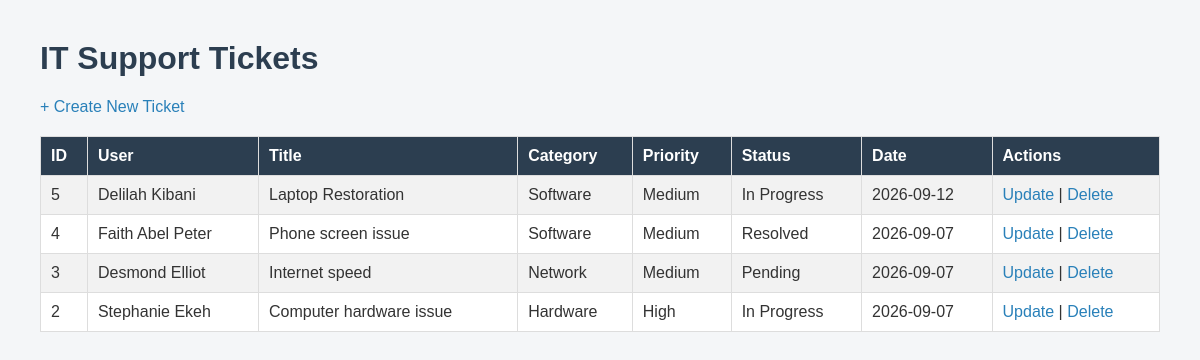
The page / on the database its author committed.
### tables this page shows
CREATE TABLE tickets (
            id INTEGER PRIMARY KEY AUTOINCREMENT,
            user_name TEXT NOT NULL,
            title TEXT NOT NULL,
            description TEXT NOT NULL,
            category TEXT NOT NULL,
            priority TEXT NOT NULL,
            status TEXT NOT NULL DEFAULT 'Pending',
            date_created TEXT NOT NULL
        );

### app.py (the view)
@app.route("/")
def index():
    connection = get_db_connection()
    tickets = connection.execute("SELECT * FROM tickets ORDER BY id DESC").fetchall()
    connection.close()
    return render_template("index.html", tickets=tickets)

### app.py (called while the page is built)
def get_db_connection():
    connection = sqlite3.connect("tickets.db")
    connection.row_factory = sqlite3.Row
    return connection

### templates/index.html (shortened to what this page needs)
<!DOCTYPE html>
<html>
<head>
    <link rel="stylesheet" href="{{ url_for('static', filename='style.css') }}">
</head>
<body>
    <h1>IT Support Tickets</h1>
    <a href="{{ url_for('create') }}">+ Create New Ticket</a>
    <table border="1">
        <tr>
            <th>ID</th>
            <th>User</th>
            <th>Title</th>
            <th>Category</th>
            <th>Priority</th>
            <th>Status</th>
            <th>Date</th>
            <th>Actions</th>
        </tr>
        {% for ticket in tickets %}
        <tr>
            <td>{{ ticket['id'] }}</td>
            <td>{{ ticket['user_name'] }}</td>
            <td>{{ ticket['title'] }}</td>
            <td>{{ ticket['category'] }}</td>
            <td>{{ ticket['priority'] }}</td>
            <td>{{ ticket['status'] }}</td>
            <td>{{ ticket['date_created'] }}</td>
            <td>
                <a href="{{ url_for('update', ticket_id=ticket['id']) }}">Update</a>
                |
                <a href="{{ url_for('delete', ticket_id=ticket['id']) }}">Delete</a>
            </td>
        </tr>
        {% endfor %}
    </table>
</body>
</html>

### static/style.css (style rules this page uses)
body { font-family: Arial, sans-serif; background-color: #f4f6f8; color: #333; margin: 40px; }
h1 { color: #2c3e50; }
a { color: #2980b9; text-decoration: none; }
table { width: 100%; border-collapse: collapse; margin-top: 20px; background-color: white; }
th, td { padding: 10px; text-align: left; border: 1px solid #ddd; }
th { background-color: #2c3e50; color: white; }
tr:nth-child(even) { background-color: #f2f2f2; }

### rows shown on the page
tickets: id "5", user_name "Delilah Kibani", title "Laptop Restoration", category "Software", priority "Medium", status "In Progress", date_created "2026-09-12"
tickets: id "4", user_name "Faith Abel Peter", title "Phone screen issue", category "Software", priority "Medium", status "Resolved", date_created "2026-09-07"
tickets: id "3", user_name "Desmond Elliot", title "Internet speed", category "Network", priority "Medium", status "Pending", date_created "2026-09-07"
tickets: id "2", user_name "Stephanie Ekeh", title "Computer hardware issue", category "Hardware", priority "High", status "In Progress", date_created "2026-09-07"
